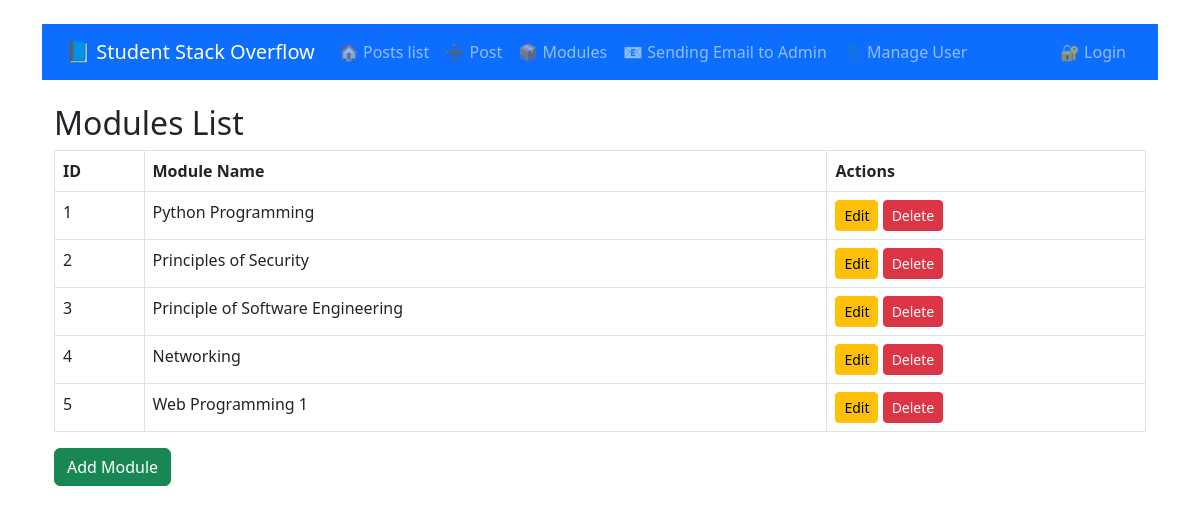
Page /view/module/index.php on the committed database.
### tables this page shows
CREATE TABLE `module` (
  `id` int(11) NOT NULL,
  `name` varchar(255) NOT NULL
);

### database/Database.php (called while the page is built, shortened)
<?php
class Database
{
    function connect(): ?PDO
    {
        $host = "localhost";
        $dbname = "student_so";
        $username = "root";
        $password = "";
        try {
            $pdo = new PDO("mysql:host=$host;dbname=$dbname;charset=utf8", $username, $password);
            $pdo->setAttribute(PDO::ATTR_ERRMODE, PDO::ERRMODE_EXCEPTION);
            return $pdo;
        } catch (PDOException $e) {
            echo "connect failed: " . $e->getMessage();
        }
        return null;
    }
}

### services/ModuleService.php (called while the page is built, shortened)
<?php
class ModuleService
{
    private PDO $pdo;
    private string $tableName = "Module";
    public function __construct() {
        $database = new Database();
        $this->pdo = $database->connect();
    }
    public function getAllModules(): array
    {
        $sql = "SELECT * FROM {$this->tableName}";
        $stmt = $this->pdo->prepare($sql);
        $stmt->execute();
        $rows = $stmt->fetchAll();
        $modules =  array_map(function ($row) {
            $module = new Module();
            return $module->mapFromRow($row);
        },  $rows);
        return $modules;
    }
}

### model/Module.php (called while the page is built, shortened)
<?php
class Module
{
    public function mapFromRow(mixed $row): Module {
        $this->id = $row["id"];
        $this->name = $row["name"];
        return $this;
    }
}

### view/module/index.php (the view, shortened to what this page needs)
<?php
include '../../services/ModuleService.php';
include '../../database/Database.php';
include '../../model/Module.php';
$moduleService = new ModuleService();
$modules = $moduleService->getAllModules();
?>
<!DOCTYPE html>
<html lang="vi">
<head>
    <link rel="stylesheet" href="https://cdn.jsdelivr.net/npm/bootstrap@5.3.0/dist/css/bootstrap.min.css">
</head>
<?php include '../header/header.php'; ?>
<body class="container mt-4">
<h2>Modules List</h2>
<table class="table table-bordered">
    <thead>
    <tr>
        <th>ID</th>
        <th>Module Name</th>
        <th>Actions</th>
    </tr>
    </thead>
    <tbody>
    <?php foreach ($modules as $module): ?>
        <tr>
            <td><?= $module->id ?></td>
            <td><?= htmlspecialchars($module->name) ?></td>
            <td>
                <a href="update.php?id=<?= $module->id ?>" class="btn btn-warning btn-sm">Edit</a>
                <a href="../../controller/module/DeleteController.php?id=<?= $module->id ?>" class="btn btn-danger btn-sm"
                   onclick="return confirm('Delete this module?')">Delete</a>
            </td>
        </tr>
    <?php endforeach; ?>
    </tbody>
</table>
<a href="add.php" class="btn btn-success">Add Module</a>
</body>
</html>

### rows in the picture
module: id "1", name "Python Programming"
module: id "2", name "Principles of Security"
module: id "3", name "Principle of Software Engineering"
module: id "4", name "Networking"
module: id "5", name "Web Programming 1"
